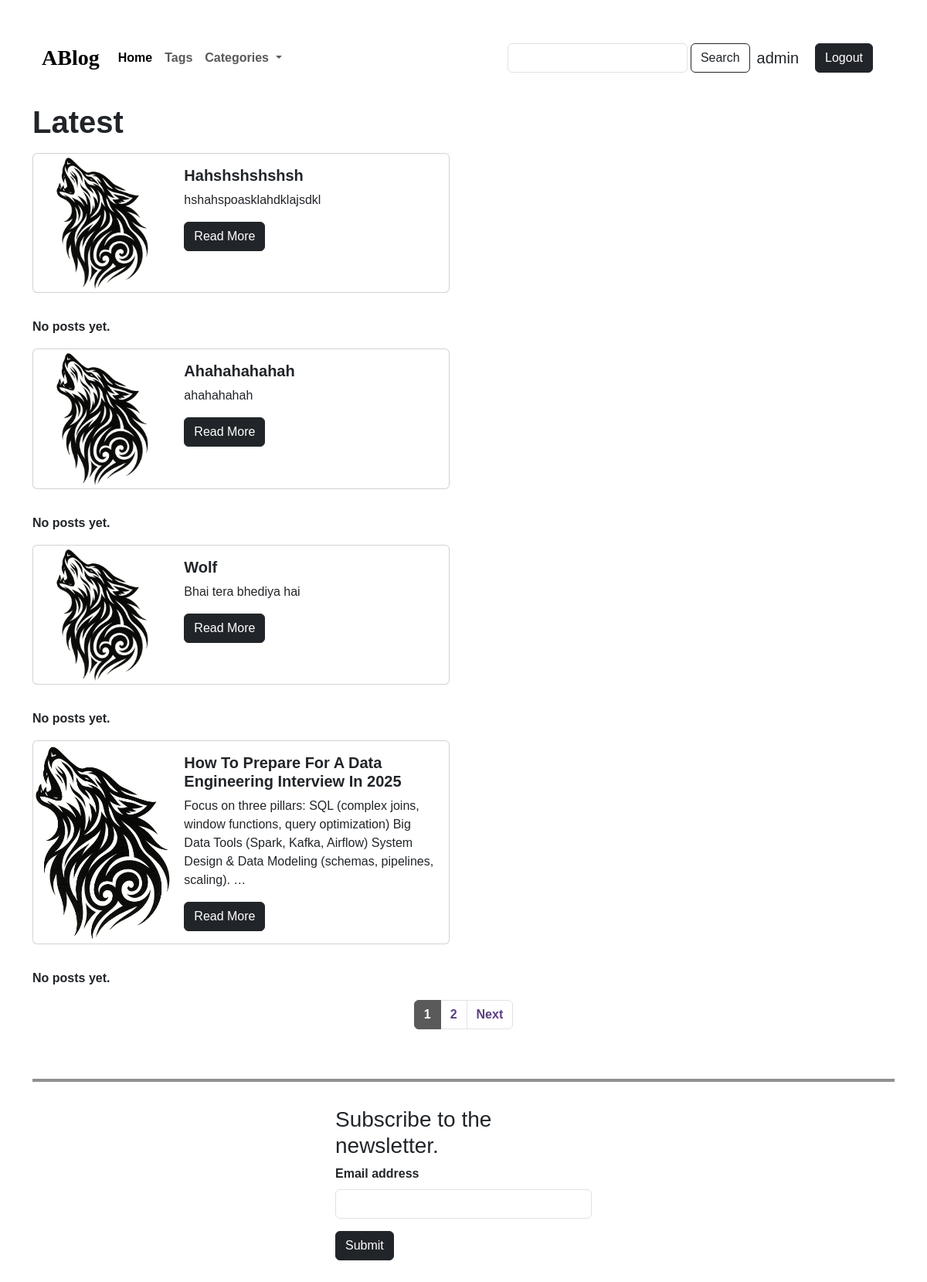
The app's page / (signed in) with its own data.
### posts/models.py (models this page shows, shortened)
class Post(models.Model):
    post_title = models.CharField(max_length=60)
    post_content = models.TextField()
    published_date = models.DateField(auto_now=True)
    tags = models.ManyToManyField(Tag)
    post_image = models.ImageField(upload_to='post',default='post/1.png')

### posts/views.py (the view)
# urls.py: 2. Add a URL to urlpatterns:  path('', views.home, name='home')
def home(request):
    if request.user.is_authenticated:
        all_posts = Post.objects.all().order_by('-id')
        paginator = Paginator(all_posts,4,orphans=2)
        page_number = request.GET.get('p',1)
        page_obj = paginator.get_page(page_number)
        return render(request,'posts/index.html',{'posts':page_obj})
    else:
        return HttpResponseRedirect('/accounts/login')

### posts/templates/posts/index.html (shortened to what this page needs)
{% extends "base.html" %}
{% block body %}
  <h1 class="my-3">Latest</h1>
  <div class="row">
    {% for post in posts %}
      {% include "posts/includes/postcard.html" %}
    {% empty %}
      <p>No posts yet.</p>
    {% endfor %}
  </div>
  <div class="container d-flex justify-content-center">
            <nav aria-label="Page navigation example">
                <ul class="pagination">
                    <li class="page-item active"><a class="page-link" href="#">{{posts.number}}</a></li>
                  {% if posts.has_next %}
                    <li class="page-item"><a class="page-link" href="?p={{posts.next_page_number}}">{{posts.next_page_number}}</a></li>
                      <li class="page-item"><a class="page-link" href="?p={{posts.next_page_number}}">Next</a></li>
                    {% endif %}
                </ul>
            </nav>
        </div>
{% endblock body %}

### templates/base.html (shortened to what this page needs)
<!doctype html>
<html lang="en">
<head>
    <link href="https://cdn.jsdelivr.net/npm/bootstrap@5.3.2/dist/css/bootstrap.min.css" rel="stylesheet"
>
</head>
<body>
    <div class="container py-3">
        <nav class="navbar navbar-expand-lg bg-body-light my-3">
            <div class="container-fluid">
                <a class="navbar-brand fw-bold fs-3" href="#" style='font-family:"sans-serif"'>ABlog</a>
                <div class="collapse navbar-collapse" id="navbarSupportedContent">
                    <ul class="navbar-nav me-auto mb-2 mb-lg-0">
                        <li class="nav-item">
                            <a class="nav-link active" aria-current="page" href="#">Home</a>
                        </li>
                        <li class="nav-item">
                            <a class="nav-link" href="#">Tags</a>
                        </li>
                        <li class="nav-item dropdown">
                            <a class="nav-link dropdown-toggle" href="#" role="button" data-bs-toggle="dropdown"
                                aria-expanded="false">
                                Categories
                            </a>
                        </li>
                    </ul>
                    <form class="d-flex m-1" action="{% url "search" %}" method>
                        <input class='form-control me-1' type='text' name="query"/>
                        <button class='btn btn-outline-dark'>Search</button>
                    </form>
                    {% if not user.is_authenticated %}
                        <a href="{% url "login" %}" class="btn btn-dark m-2">Login</a>
                        <a href="{% url "register" %}" class="btn btn-dark m-3">Create Account</a>
                    {% else %}
                    <h2 style='font-size:20px;margin:5px'>{{user}}</h2>
                    <form action='{% url "logout" %}' method="POST">
                        <input type="submit" class="btn btn-dark m-3" value="Logout">
                    </form>
                    {% endif %}
                </div>
            </div>
        </nav>
{% block body %}
{% endblock body %}
    </div>
    <footer class="container py-3">
        <hr class="border border-dark border-2 opacity-50">
        <div class="row d-flex justify-content-center">
            <div class="col-md-4 col-md-offset-4">
                <form class="container my-3">
                    <div class="mb-3">
                        <h3 id="emailHelp" class="">Subscribe to the newsletter.</h3>
                        <label for="exampleInputEmail1" class="form-label">Email address</label>
                        <input type="email" class="form-control" id="exampleInputEmail1" aria-describedby="emailHelp">
                    </div>
                    <button type="submit" class="btn btn-dark">Submit</button>
                </form>
            </div>
        </div>
    </footer>
</body>
</html>

### posts/templates/posts/includes/postcard.html
<div class="col-sm-6 mb-3">
                <div class="card mb-3" style="max-width: 540px;">
                    <div class="row g-0">
                        <div class="col-md-4">
                            <div class="image-container">
                                <img src="{{post.post_image.url}}" class="img-fluid rounded-start" alt="{{ post.title }}">
                            </div>
                        </div>
                        <div class="col-md-8">
                            <div class="card-body">
                                <h5 class="card-title fw-bold">{{ post.post_title|title }}</h5>
                                <p class="card-text fw-normal">{{ post.post_content|truncatewords:25 }}</p>
                                <a href="{% url 'post' post.id %}" class="btn btn-dark">Read More</a>
                            </div>
                        </div>
                    </div>
                </div>
            </div>
            <p>No posts yet.</p>

### templates/base.html (style rules this page uses)
nav form { font-family: sans-serif; }
nav a { font-family: sans-serif; }
.container { font-family: sans-serif; }
.container div, h1 { font-family: sans-serif; font-weight: 600; }
.pagination>li>a { background-color: white; color: #5A4181; }
.pagination>.active>a { color: white; background-color: #5a5a5a !Important; border: solid 1px #5a5a5a !Important; }
.image-container { height: 100%; overflow: hidden; }
.image-container img { height: 100%; width: 100%; object-fit: cover; }

### records on screen
Post: post_image (picture), post_title "Hahshshshshsh", post_content "hshahspoasklahdklajsdkl"
Post: post_image (picture), post_title "Ahahahahahah", post_content "ahahahahah"
Post: post_image (picture), post_title "Wolf", post_content "Bhai tera bhediya hai"
Post: post_image (picture), post_title "How To Prepare For A Data Engineering Interview In 2025", post_content "Focus on three pillars: SQL (complex joins, window functions, query optimization) Big Data Tools (Spark, Kafka, Airflow) System Design & Data Modeling (schemas, pipelines, scaling). …"

### other values on screen
{{ user }} "admin"
{{ posts.number }} "1"
{{ posts.next_page_number }} "2"
